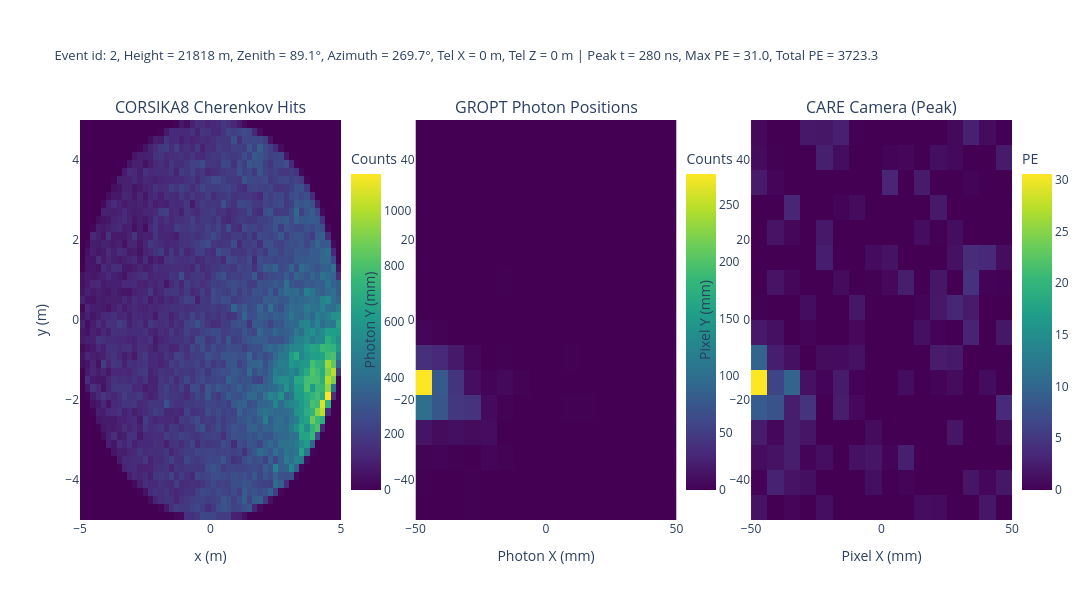

Notebook code cell kept with this figure:
### Code cell
import sys
sys.path.append('/uufs/chpc.utah.edu/common/home/u1520754/Muon_Trinity/analysis/')
from ReadTrinity import read_cherenkov_hits, plot_GROPT, plot_CARE
import numpy as np
import plotly.graph_objects as go
from plotly.subplots import make_subplots
import matplotlib.pyplot as plt

# ── Read functions (unchanged) ────────────────────────────────────────────────
def read_specific_cherenkov_hits(pid, E_str, zen, az, h, x, y, z, r, seed):
    input_file = f"/scratch/general/vast/u1520754/muon_sim_chain_tree/Muon_pid{pid}_E{E_str}_R{r}/pdg{pid}_E{E_str}_r{r}_s{seed}/zen{zen}/az{az}/h{h}/x{x}_y{y}_z{z}/CORSIKA8/cherenkov_hits.dat"
    print(f"Reading CORSIKA8 data from: {input_file}")
    X, Y, T, cos_X, cos_Y, wavelength, zem, Theta_z, Phi, Slant, Weight = read_cherenkov_hits(input_file, plot=False)
    return X, Y, T, cos_X, cos_Y, wavelength, zem, Theta_z, Phi, Slant, Weight

def read_specific_GROPT(pid, E_str, zen, az, h, x, y, z, r, seed):
    input_file = f"/scratch/general/vast/u1520754/muon_sim_chain_tree/Muon_pid{pid}_E{E_str}_R{r}/pdg{pid}_E{E_str}_r{r}_s{seed}/zen{zen}/az{az}/h{h}/x{x}_y{y}_z{z}/GROPT/cherenkov_hits.root"
    cosx, cosy, photonX_np, photonY_np, T = plot_GROPT(input_file, plot=False)
    index = np.where(T==T.min())[0][0]
    phi = np.arccos(cosx) * 180 / np.pi
    cos_Z = np.sqrt(1- cosx**2 - cosy**2)
    theta = np.arccos(cos_Z) * 180 / np.pi
    photonx_np = -photonY_np #flip GROPT's X/Y to match CORSIKA8's convention
    photony_np = -photonX_np
    return cosx, cosy, photonx_np, photony_np, T

def read_specific_CARE(pid, E_str, zen, az, h, x, y, z, r, seed):
    input_file = f"/scratch/general/vast/u1520754/muon_sim_chain_tree/Muon_pid{pid}_E{E_str}_R{r}/pdg{pid}_E{E_str}_r{r}_s{seed}/zen{zen}/az{az}/h{h}/x{x}_y{y}_z{z}/CARE/cherenkov_hits.root"
    camera_matrix, time_ns, total_pe, max_pe, arrays, pixel_config, min_x, max_x, min_y, max_y, pixel_pitch = plot_CARE(input_file, plot=False)
    total_PE = np.sum(total_pe)
    Max_PE = np.max(max_pe)
    print(time_ns)
    return camera_matrix, time_ns, total_PE, Max_PE, arrays, pixel_config, min_x, max_x, min_y, max_y, pixel_pitch

def get_peak_camera_image(arrays, pixel_config, min_x, min_y, pixel_pitch):
    dc_to_pe = 24.1
    baseline_dc = 500
    all_traces_pe = {}
    for pix_id in range(256):
        trace_name = f"vFADCTraces{pix_id}"
        if trace_name in arrays:
            trace_dc = arrays[trace_name][0]
            trace_pe = np.clip((trace_dc - baseline_dc) / dc_to_pe, 0, None)
            all_traces_pe[pix_id] = trace_pe
    if len(all_traces_pe) == 0:
        return np.zeros((16, 16)), 0
    n_samples = len(list(all_traces_pe.values())[0])
    total_pe_per_step = np.zeros(n_samples)
    for pix_id, trace in all_traces_pe.items():
        total_pe_per_step += trace
    peak_time_step = np.argmax(total_pe_per_step)
    peak_grid = np.zeros((16, 16))
    for pix_id in range(256):
        if pix_id in all_traces_pe:
            x_pos = pixel_config[pix_id][1]
            y_pos = pixel_config[pix_id][2]
            col = int((x_pos - min_x) / pixel_pitch)
            row = int((y_pos - min_y) / pixel_pitch)
            peak_grid[row, col] = all_traces_pe[pix_id][peak_time_step]
    peak_time_ns = peak_time_step * 10 #- 170
    return peak_grid, peak_time_ns

# ── Helper: 2D histogram as a matrix ─────────────────────────────────────────
def hist2d_matrix(x_data, y_data, bins, x_range, y_range, weights=None):
    H, xedges, yedges = np.histogram2d(
        x_data, y_data, bins=bins, range=[x_range, y_range], weights=weights
    )
    return H.T, xedges, yedges  # transpose so row=y, col=x

def to_scalar(val):
    """Convert a numpy array or scalar to a Python float."""
    if isinstance(val, np.ndarray):
        if val.size == 1:
            return float(val.item())
        else:
            return float(val[0])  # or np.sum(val), depending on intent
    return float(val)

# ── Parameters ────────────────────────────────────────────────────────────────
particle_id      = 13
energy_string    = ["1.12202e3"] # 1.12202e3 8.91251e5
zenith_angle     = [89.1] #zen87.0  zen87.3  zen87.6  zen87.9  zen88.2  zen88.5  zen88.8  zen89.1  zen89.4  zen89.7  zen89.9
azimuthal_angle  = [269.7] #az267.0  az267.6  az268.2  az268.8  az269.4  az270.0  az270.6  az271.2  az271.8  az272.4  az273.0
                            #az267.3  az267.9  az268.5  az269.1  az269.7  az270.3  az270.9  az271.5  az272.1  az272.7  az273.3
height           = [21818] # 5000
radius           = 5
random_seed      = [2] #40,41,42,43,44,45,46,47,48,49
x                = [0] #-5,-2,-1,-0.7, -0.5, -0.2, 0, 0.2, 0.5,0.7, 1, 2, 5# 
y                = 0
z                = [0] #-5,-2,-1,-0.7, -0.5, -0.2, 0, 0.2, 0.5,0.7, 1, 2, 5

# ── Build all combinations and pre-load data ─────────────────────────────────
combos = []
for E_str in energy_string:
    for s in random_seed:
        for az in azimuthal_angle:
            for zen in zenith_angle:
                for h in height:
                    for x_i in x:
                        for z_i in z:
                            combos.append((E_str, s, az, zen, h, x_i, z_i))

print(f"Loading {len(combos)} combinations...")

# Storage for each combo: (label, corsika_H, corsika_xe, corsika_ye,
#                           gropt_H, gropt_xe, gropt_ye,
#                           care_grid, care_extent, peak_time_ns, max_pe, total_pe)
data_store = []

for idx, (E_str, s, az, zen, h, x_i, z_i) in enumerate(combos):
    label = f"seed={s} zen={zen}° az={az}° h={h}m x={x_i}m z={z_i}m"
    print(f"  [{idx+1}/{len(combos)}] {label}")

    try:
        # CORSIKA8
        X_c, Y_c, T_c, *_ , Weight_c = read_specific_cherenkov_hits(
            pid=particle_id, E_str=E_str, zen=zen, az=az,
            h=h, x=x_i, y=y, z=z_i, r=radius, seed=s)
        H1, xe1, ye1 = hist2d_matrix(
            X_c / 1e2, Y_c / 1e2, bins=50,
            x_range=[-5, 5], y_range=[-5, 5],
            weights=np.ones(len(X_c)) * 5)
        #H1 = np.flip(H1, axis=0) 
        # GROPT
        cosx, cosy, photonX_np, photonY_np, T_g = read_specific_GROPT(
            pid=particle_id, E_str=E_str, zen=zen, az=az,
            h=h, x=x_i, y=y, z=z_i, r=radius, seed=s)
        H2, xe2, ye2 = hist2d_matrix(
            photonX_np, photonY_np, bins=16,
            x_range=[-50, 50], y_range=[-50, 50])
        #H2 = np.flip(H2, axis=1)
        # CARE
        camera_matrix, time_ns, total_pe, max_pe, arrays, pixel_config, \
            min_x_c, max_x_c, min_y_c, max_y_c, pixel_pitch = read_specific_CARE(
            pid=particle_id, E_str=E_str, zen=zen, az=az,
            h=h, x=x_i, y=y, z=z_i, r=radius, seed=s)
        peak_grid, peak_time_ns = get_peak_camera_image(
            arrays, pixel_config, min_x_c, min_y_c, pixel_pitch)

        care_extent = (min_x_c, max_x_c, min_y_c, max_y_c)
        data_store.append({
            "label": label,
            "seed": s,
            "az": az, "zen": zen, "h": h, "x": x_i, "z": z_i,
            "H1": H1, "xe1": xe1, "ye1": ye1,
            "H2": H2, "xe2": xe2, "ye2": ye2,
            "care_grid": peak_grid,
            "care_extent": care_extent,
            "peak_time_ns": to_scalar(peak_time_ns),
            "max_pe": to_scalar(max_pe),
            "total_pe": to_scalar(total_pe),
        })
    except Exception as e:
        print(f"    ⚠ SKIPPED: {e}")
        data_store.append(None)

# Filter out failed combos
valid = [(i, d) for i, d in enumerate(data_store) if d is not None]
if len(valid) == 0:
    raise RuntimeError("No valid data loaded!")
print(f"\n{len(valid)} valid combinations loaded. Building Plotly figure...")

# ── Build Plotly figure with slider ───────────────────────────────────────────
n = len(valid)

fig = make_subplots(
    rows=1, cols=3,
    subplot_titles=["CORSIKA8 Cherenkov Hits", "GROPT Photon Positions", "CARE Camera (Peak)"],
    horizontal_spacing=0.08,
)

# We add 3 heatmap traces per combo (all invisible except first)
for trace_idx, (_, d) in enumerate(valid):
    visible = (trace_idx == 0)

    # Panel 1: CORSIKA8
    xe1_c = 0.5 * (d["xe1"][:-1] + d["xe1"][1:])
    ye1_c = 0.5 * (d["ye1"][:-1] + d["ye1"][1:])
    fig.add_trace(
        go.Heatmap(
            z=d["H1"], x=xe1_c, y=ye1_c,
            colorscale="Viridis", colorbar=dict(title="Counts", x=0.28, len=0.9),
            visible=visible, name="CORSIKA8",
        ),
        row=1, col=1,
    )

    # Panel 2: GROPT
    xe2_c = 0.5 * (d["xe2"][:-1] + d["xe2"][1:])
    ye2_c = 0.5 * (d["ye2"][:-1] + d["ye2"][1:])
    fig.add_trace(
        go.Heatmap(
            z=d["H2"], x=xe2_c, y=ye2_c,
            colorscale="Viridis", colorbar=dict(title="Counts", x=0.64, len=0.9),
            visible=visible, name="GROPT",
        ),
        row=1, col=2,
    )

    # Panel 3: CARE
    ext = d["care_extent"]
    care_x = np.linspace(ext[0], ext[1], d["care_grid"].shape[1])
    care_y = np.linspace(ext[2], ext[3], d["care_grid"].shape[0])
    fig.add_trace(
        go.Heatmap(
            z=np.flip(np.flip(d["care_grid"].T, axis=0), axis=1), x=care_x, y=care_y,
            colorscale="Viridis", colorbar=dict(title="PE", x=1.0, len=0.9),
            visible=visible, name="CARE",
        ),
        row=1, col=3,
    )

# ── Slider steps ──────────────────────────────────────────────────────────────
steps = []
for step_idx, (_, d) in enumerate(valid):
    visibility = [False] * (3 * n)
    visibility[step_idx * 3]     = True  # CORSIKA8
    visibility[step_idx * 3 + 1] = True  # GROPT
    visibility[step_idx * 3 + 2] = True  # CARE

    step_label = (
        f"zen={d['zen']}° az={d['az']}° h={d['h']}m "
        f"x={d['x']}m z={d['z']}m"
    )
    step_title = (
        f"Event id: {d['seed']}, Height = {d['h']} m, "
        f"Zenith = {d['zen']}°, Azimuth = {d['az']}°, "
        f"Tel X = {d['x']} m, Tel Z = {d['z']} m | "
        f"Peak t = {d['peak_time_ns']:.0f} ns, "
        f"Max PE = {d['max_pe']:.1f}, Total PE = {d['total_pe']:.1f}"
    )

    steps.append(dict(
        method="update",
        args=[
            {"visible": visibility},
            {"title.text": step_title},
        ],
        label=step_label,
    ))

sliders = [dict(
    active=0,
    currentvalue=dict(prefix="Combo: ", font=dict(size=12)),
    pad=dict(t=60),
    steps=steps,
)]

# ── Layout ────────────────────────────────────────────────────────────────────
first_d = valid[0][1]
init_title = (
    f"Event id: {first_d['seed']}, Height = {first_d['h']} m, "
    f"Zenith = {first_d['zen']}°, Azimuth = {first_d['az']}°, "
    f"Tel X = {first_d['x']} m, Tel Z = {first_d['z']} m | "
    f"Peak t = {first_d['peak_time_ns']:.0f} ns, "
    f"Max PE = {first_d['max_pe']:.1f}, Total PE = {first_d['total_pe']:.1f}"
)

fig.update_layout(
    title=dict(text=init_title, font=dict(size=13)),
    sliders=sliders,
    height=600,
    width=2000,
    margin=dict(t=120, b=80),
)

fig.update_xaxes(title_text="x (m)", row=1, col=1)
fig.update_yaxes(title_text="y (m)", row=1, col=1)
fig.update_xaxes(title_text="Photon X (mm)", row=1, col=2)
fig.update_yaxes(title_text="Photon Y (mm)", row=1, col=2)
fig.update_xaxes(title_text="Pixel X (mm)", row=1, col=3)
fig.update_yaxes(title_text="Pixel Y (mm)", row=1, col=3)

# ── Save and show ─────────────────────────────────────────────────────────────
output_html = f"slider_pid{particle_id}_E{E_str}_R{radius}_s{random_seed}.html"
fig.write_html(output_html)
print(f"\nSaved interactive plot to '{output_html}'")
fig.show()

### Figure 1 — Plotly figure (JSON) as saved in the notebook; plotly's stock layout.template omitted (floating-point values rounded to 4 significant figures; data arrays with more than 128 entries replaced by an {"elided": "..."} marker saying what was removed)
{"data": [{"colorbar": {"len": 0.9, "title": {"text": "Counts"}, "x": 0.28}, "colorscale": [[0, "#440154"], [0.1111, "#482878"], [0.2222, "#3e4989"], [0.3333, "#31688e"], [0.4444, "#26828e"], [0.5556, "#1f9e89"], [0.6667, "#35b779"], [0.7778, "#6ece58"], [0.8889, "#b5de2b"], [1, "#fde725"]], "name": "CORSIKA8", "type": "heatmap", "visible": true, "x": [-4.9, -4.7, -4.5, -4.3, -4.1, -3.9, -3.7, -3.5, -3.3, -3.1, -2.9, -2.7, -2.5, -2.3, -2.1, -1.9, -1.7, -1.5, -1.3, -1.1, -0.9, -0.7, -0.5, -0.3, -0.1, 0.1, 0.3, 0.5, 0.7, 0.9, 1.1, 1.3, 1.5, 1.7, 1.9, 2.1, 2.3, 2.5, 2.7, 2.9, 3.1, 3.3, 3.5, 3.7, 3.9, 4.1, 4.3, 4.5, 4.7, 4.9], "xaxis": "x", "y": [-4.9, -4.7, -4.5, -4.3, -4.1, -3.9, -3.7, -3.5, -3.3, -3.1, -2.9, -2.7, -2.5, -2.3, -2.1, -1.9, -1.7, -1.5, -1.3, -1.1, -0.9, -0.7, -0.5, -0.3, -0.1, 0.1, 0.3, 0.5, 0.7, 0.9, 1.1, 1.3, 1.5, 1.7, 1.9, 2.1, 2.3, 2.5, 2.7, 2.9, 3.1, 3.3, 3.5, 3.7, 3.9, 4.1, 4.3, 4.5, 4.7, 4.9], "yaxis": "y", "z": {"elided": "50x50 float values"}}, {"colorbar": {"len": 0.9, "title": {"text": "Counts"}, "x": 0.64}, "colorscale": [[0, "#440154"], [0.1111, "#482878"], [0.2222, "#3e4989"], [0.3333, "#31688e"], [0.4444, "#26828e"], [0.5556, "#1f9e89"], [0.6667, "#35b779"], [0.7778, "#6ece58"], [0.8889, "#b5de2b"], [1, "#fde725"]], "name": "GROPT", "type": "heatmap", "visible": true, "x": [-46.88, -40.62, -34.38, -28.12, -21.88, -15.62, -9.375, -3.125, 3.125, 9.375, 15.62, 21.88, 28.12, 34.38, 40.62, 46.88], "xaxis": "x2", "y": [-46.88, -40.62, -34.38, -28.12, -21.88, -15.62, -9.375, -3.125, 3.125, 9.375, 15.62, 21.88, 28.12, 34.38, 40.62, 46.88], "yaxis": "y2", "z": {"elided": "16x16 float values"}}, {"colorbar": {"len": 0.9, "title": {"text": "PE"}, "x": 1}, "colorscale": [[0, "#440154"], [0.1111, "#482878"], [0.2222, "#3e4989"], [0.3333, "#31688e"], [0.4444, "#26828e"], [0.5556, "#1f9e89"], [0.6667, "#35b779"], [0.7778, "#6ece58"], [0.8889, "#b5de2b"], [1, "#fde725"]], "name": "CARE", "type": "heatmap", "visible": true, "x": [-46.88, -40.62, -34.38, -28.12, -21.88, -15.62, -9.375, -3.125, 3.125, 9.375, 15.62, 21.88, 28.12, 34.38, 40.62, 46.88], "xaxis": "x3", "y": [-46.88, -40.62, -34.38, -28.12, -21.88, -15.62, -9.375, -3.125, 3.125, 9.375, 15.62, 21.88, 28.12, 34.38, 40.62, 46.88], "yaxis": "y3", "z": {"elided": "16x16 float values"}}], "layout": {"annotations": [{"font": {"size": 16}, "showarrow": false, "text": "CORSIKA8 Cherenkov Hits", "x": 0.14, "xanchor": "center", "xref": "paper", "y": 1, "yanchor": "bottom", "yref": "paper"}, {"font": {"size": 16}, "showarrow": false, "text": "GROPT Photon Positions", "x": 0.5, "xanchor": "center", "xref": "paper", "y": 1, "yanchor": "bottom", "yref": "paper"}, {"font": {"size": 16}, "showarrow": false, "text": "CARE Camera (Peak)", "x": 0.86, "xanchor": "center", "xref": "paper", "y": 1, "yanchor": "bottom", "yref": "paper"}], "height": 600, "margin": {"b": 80, "t": 120}, "sliders": [{"active": 0, "currentvalue": {"font": {"size": 12}, "prefix": "Combo: "}, "pad": {"t": 60}, "steps": [{"args": [{"visible": [true, true, true]}, {"title.text": "Event id: 2, Height = 21818 m, Zenith = 89.1°, Azimuth = 269.7°, Tel X = 0 m, Tel Z = 0 m | Peak t = 280 ns, Max PE = 31.0, Total PE = 3723.3"}], "label": "zen=89.1° az=269.7° h=21818m x=0m z=0m", "method": "update"}]}], "title": {"font": {"size": 13}, "text": "Event id: 2, Height = 21818 m, Zenith = 89.1°, Azimuth = 269.7°, Tel X = 0 m, Tel Z = 0 m | Peak t = 280 ns, Max PE = 31.0, Total PE = 3723.3"}, "width": 2000, "xaxis": {"anchor": "y", "domain": [0, 0.28], "title": {"text": "x (m)"}}, "xaxis2": {"anchor": "y2", "domain": [0.36, 0.64], "title": {"text": "Photon X (mm)"}}, "xaxis3": {"anchor": "y3", "domain": [0.72, 1], "title": {"text": "Pixel X (mm)"}}, "yaxis": {"anchor": "x", "domain": [0, 1], "title": {"text": "y (m)"}}, "yaxis2": {"anchor": "x2", "domain": [0, 1], "title": {"text": "Photon Y (mm)"}}, "yaxis3": {"anchor": "x3", "domain": [0, 1], "title": {"text": "Pixel Y (mm)"}}}}
